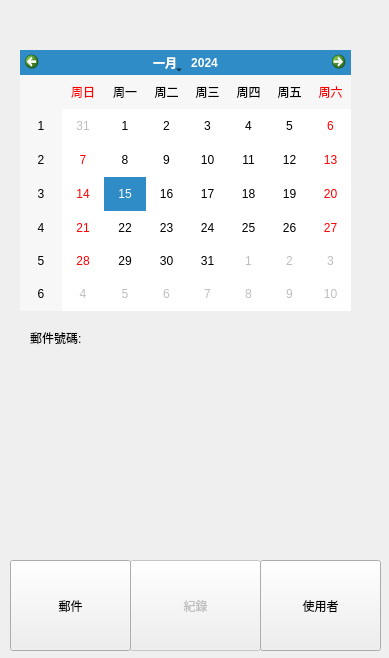
<?xml version="1.0" encoding="UTF-8"?>
<ui version="4.0">
 <class>CalenderPage</class>
 <widget class="QWidget" name="CalenderPage">
  <property name="geometry">
   <rect>
    <x>0</x>
    <y>0</y>
    <width>389</width>
    <height>658</height>
   </rect>
  </property>
  <property name="windowTitle">
   <string>Form</string>
  </property>
  <widget class="QPushButton" name="btn_cp">
   <property name="enabled">
    <bool>false</bool>
   </property>
   <property name="geometry">
    <rect>
     <x>130</x>
     <y>560</y>
     <width>131</width>
     <height>91</height>
    </rect>
   </property>
   <property name="text">
    <string>紀錄</string>
   </property>
  </widget>
  <widget class="QPushButton" name="btn_pp">
   <property name="geometry">
    <rect>
     <x>10</x>
     <y>560</y>
     <width>121</width>
     <height>91</height>
    </rect>
   </property>
   <property name="text">
    <string>郵件</string>
   </property>
  </widget>
  <widget class="QPushButton" name="btn_up">
   <property name="enabled">
    <bool>true</bool>
   </property>
   <property name="geometry">
    <rect>
     <x>260</x>
     <y>560</y>
     <width>121</width>
     <height>91</height>
    </rect>
   </property>
   <property name="styleSheet">
    <string notr="true">QPushButton#evilButton {
    background-color: rgb(200,200,200);
}</string>
   </property>
   <property name="text">
    <string>使用者</string>
   </property>
  </widget>
  <widget class="QCalendarWidget" name="calendarWidget">
   <property name="geometry">
    <rect>
     <x>20</x>
     <y>50</y>
     <width>331</width>
     <height>261</height>
    </rect>
   </property>
   <property name="locale">
    <locale language="Chinese" country="China"/>
   </property>
  </widget>
  <widget class="QLabel" name="label">
   <property name="geometry">
    <rect>
     <x>30</x>
     <y>330</y>
     <width>171</width>
     <height>16</height>
    </rect>
   </property>
   <property name="text">
    <string>郵件號碼:</string>
   </property>
  </widget>
  <widget class="QLabel" name="label_2">
   <property name="geometry">
    <rect>
     <x>30</x>
     <y>540</y>
     <width>271</width>
     <height>16</height>
    </rect>
   </property>
   <property name="text">
    <string/>
   </property>
  </widget>
  <widget class="QLabel" name="label_3">
   <property name="geometry">
    <rect>
     <x>30</x>
     <y>350</y>
     <width>311</width>
     <height>181</height>
    </rect>
   </property>
   <property name="text">
    <string/>
   </property>
  </widget>
 </widget>
 <resources/>
 <connections/>
</ui>
